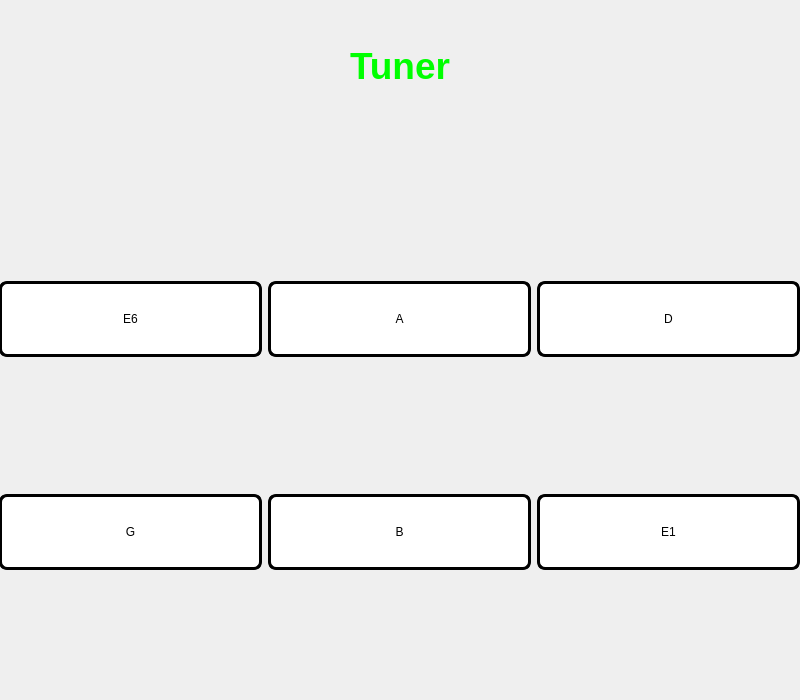
<?xml version="1.0" encoding="UTF-8"?>
<ui version="4.0">
 <class>Tuner_window</class>
 <widget class="QWidget" name="Tuner_window">
  <property name="geometry">
   <rect>
    <x>0</x>
    <y>0</y>
    <width>800</width>
    <height>700</height>
   </rect>
  </property>
  <property name="sizePolicy">
   <sizepolicy hsizetype="Fixed" vsizetype="Fixed">
    <horstretch>0</horstretch>
    <verstretch>0</verstretch>
   </sizepolicy>
  </property>
  <property name="windowTitle">
   <string>Tuner</string>
  </property>
  <property name="windowIcon">
   <iconset>
    <normaloff>Images/tuner_icon.png</normaloff>Images/tuner_icon.png</iconset>
  </property>
  <property name="styleSheet">
   <string notr="true">
QPushButton{
background-color: rgb(255, 255, 255);
height: 50px;
width: 90px;
border:3px solid rgb(0,0,0);
border-radius:8px;
padding:10px;
}

QLabel{
	
	color: rgb(0, 255, 0);
}</string>
  </property>
  <widget class="QWidget" name="gridLayoutWidget">
   <property name="geometry">
    <rect>
     <x>-1</x>
     <y>150</y>
     <width>801</width>
     <height>551</height>
    </rect>
   </property>
   <layout class="QGridLayout" name="gridLayout">
    <item row="0" column="0">
     <widget class="Sound_button" name="E6_Button">
      <property name="text">
       <string>E6</string>
      </property>
     </widget>
    </item>
    <item row="0" column="1">
     <widget class="Sound_button" name="A_Button">
      <property name="text">
       <string>A</string>
      </property>
     </widget>
    </item>
    <item row="0" column="2">
     <widget class="Sound_button" name="D_Button">
      <property name="text">
       <string>D</string>
      </property>
     </widget>
    </item>
    <item row="1" column="0">
     <widget class="Sound_button" name="G_Button">
      <property name="text">
       <string>G</string>
      </property>
     </widget>
    </item>
    <item row="1" column="1">
     <widget class="Sound_button" name="B_Button">
      <property name="text">
       <string>B</string>
      </property>
     </widget>
    </item>
    <item row="1" column="2">
     <widget class="Sound_button" name="E1_Button">
      <property name="text">
       <string>E1</string>
      </property>
     </widget>
    </item>
   </layout>
  </widget>
  <widget class="QLabel" name="label">
   <property name="geometry">
    <rect>
     <x>350</x>
     <y>40</y>
     <width>221</width>
     <height>51</height>
    </rect>
   </property>
   <property name="font">
    <font>
     <pointsize>28</pointsize>
     <bold>true</bold>
    </font>
   </property>
   <property name="text">
    <string>Tuner</string>
   </property>
  </widget>
 </widget>
 <customwidgets>
  <customwidget>
   <class>Sound_button</class>
   <extends>QPushButton</extends>
   <header>Sound_button</header>
  </customwidget>
 </customwidgets>
 <resources/>
 <connections/>
</ui>
